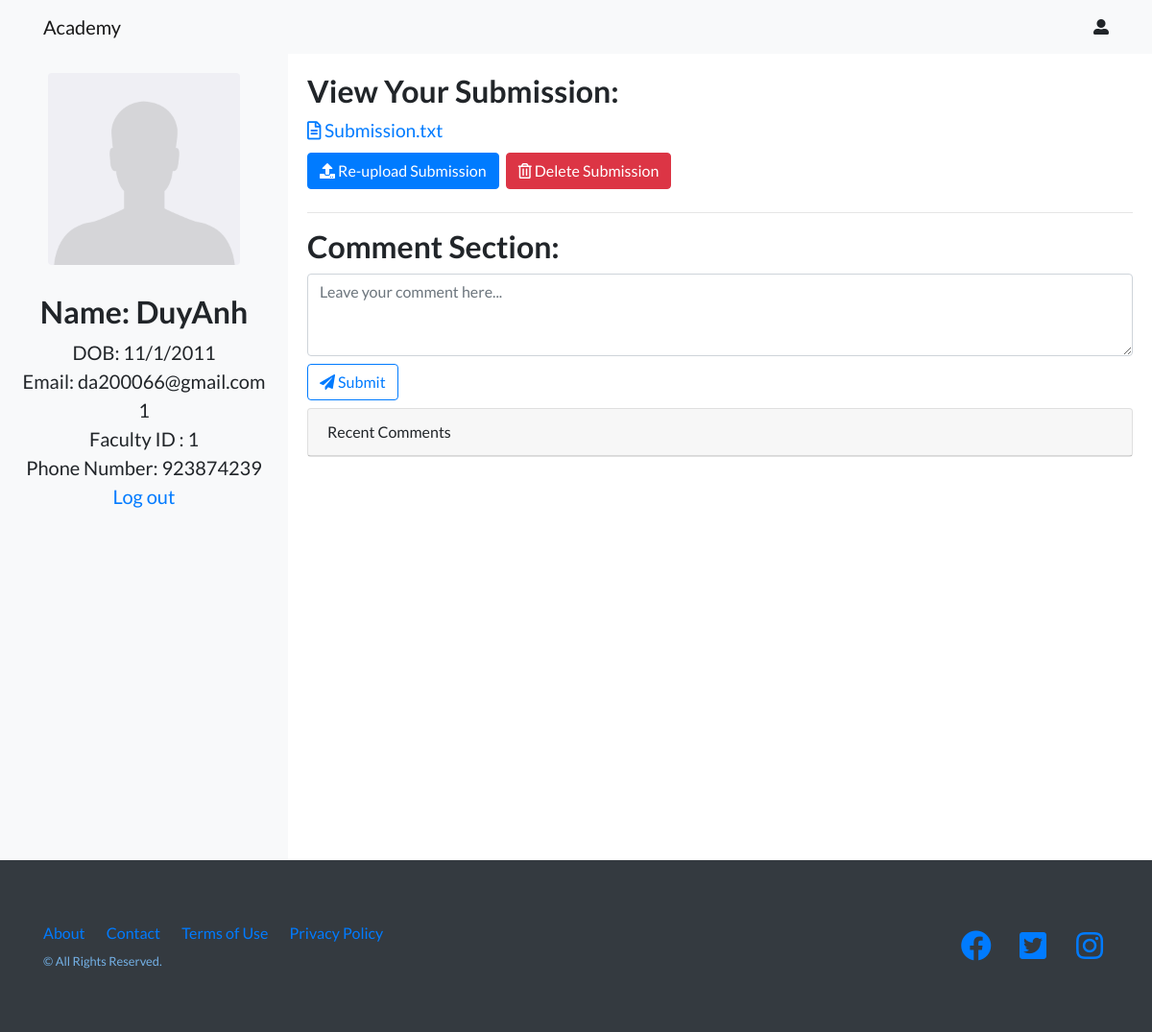
The app's page /submit-student.php (signed in), older data.
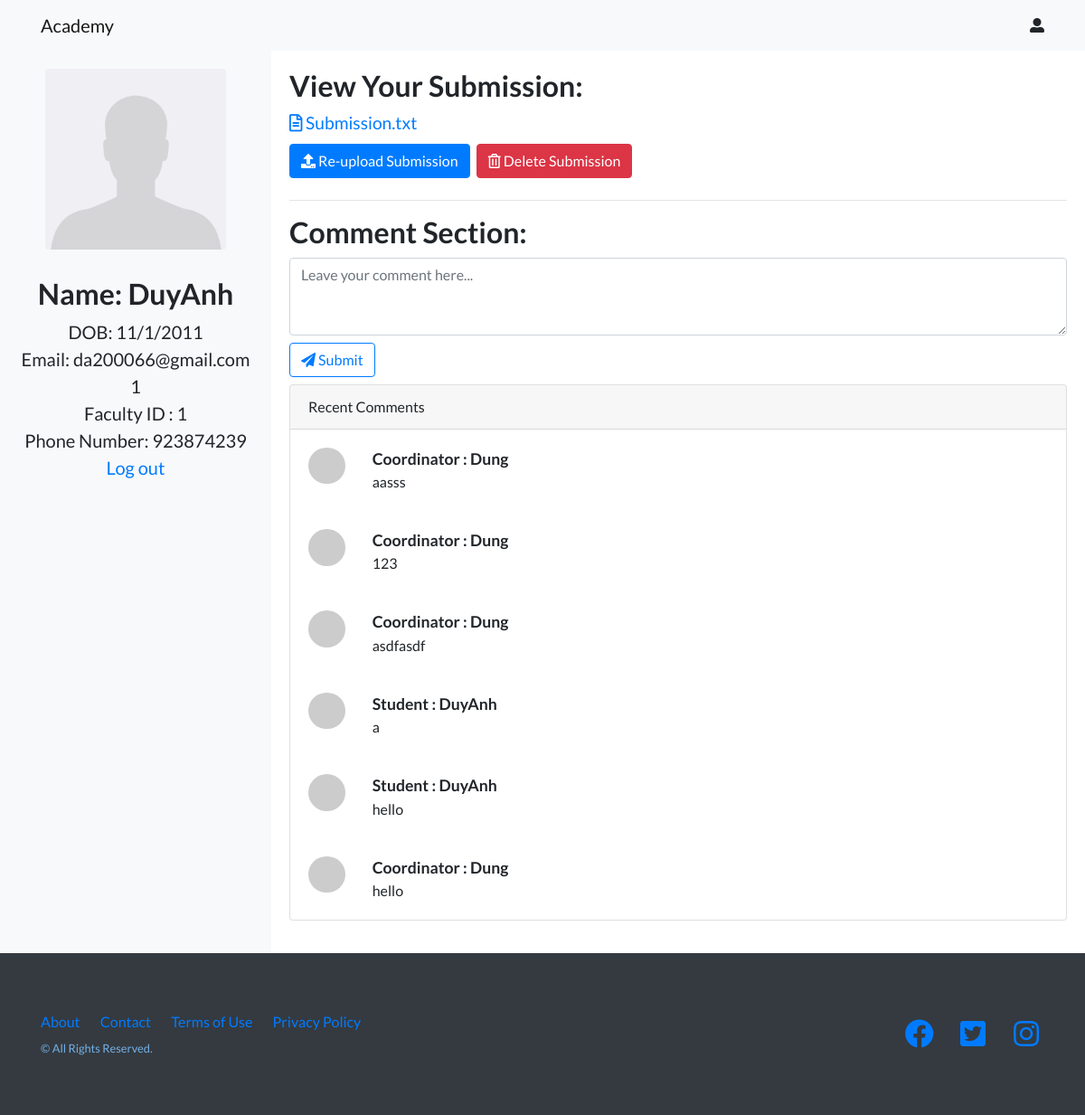
The same page, newer data.
### tables this page shows
CREATE TABLE `comment` (
  `comment_id` int(11) NOT NULL,
  `user_id` int(11) NOT NULL,
  `post_id` int(11) NOT NULL,
  `comment_content` varchar(50) NOT NULL,
  `time` datetime NOT NULL
);

CREATE TABLE `user` (
  `user_id` int(11) NOT NULL,
  `faculty_id` int(11) NOT NULL,
  `username` varchar(20) NOT NULL,
  `password` varchar(20) NOT NULL,
  `user_role` varchar(20) NOT NULL,
  `user_email` varchar(40) NOT NULL
);

### submit-student.php (the view, shortened to what the changed rows need)
<?php
    include("DatabaseConfig/dbConfig.php");
    if(!isset($_SESSION['id'])){
        echo "<script>window.open('login.php','_self')</script>";
    }else{
        $student_session = $_SESSION['id'];
        $get_student = "select * from user where username = '$student_session'";
        $run_student = mysqli_query($conn,$get_student);
        $row_student = mysqli_fetch_array($run_student);
        $student_name = $row_student['username'];
        $student_id = $row_student['user_id'];
        $get_post = "select * from post where user_id = '$student_id'";
        $run_post = mysqli_query($conn,$get_post);
        $row_post = mysqli_fetch_array($run_post);
        $post_id = $row_post['post_id'];
?>
<!DOCTYPE html>
<html lang="en">
<head>
    <link href="vendor/bootstrap/css/bootstrap.min.css" rel="stylesheet">
    <link href="vendor/fontawesome-free/css/all.min.css" rel="stylesheet">
    <link href="vendor/simple-line-icons/css/simple-line-icons.css" rel="stylesheet" type="text/css">
    <link href="css/landing-page.css" rel="stylesheet">
    <link rel="stylesheet" href="css/style.css">
</head>
<body>
    <div class="grid-container">
        <div class="sidebar">
            <div class="text-center">
                <h2><?php echo"Name: ",$student_name ?></h2>
            </div>
        </div>
        <div class="content">
            <div class="content-stuff">
                <h2>View Your Submission:</h2>
                <br>
            </div>
            <div class="comment-section">
                <h2>Comment Section:</h2>
                <div class="form-group">
                    <div class="card">
                        <?php
                            $get_comment = "select * from comment where post_id = '$post_id' ";
                            $run_comment = mysqli_query($conn,$get_comment);
                            while($row_comment = mysqli_fetch_array($run_comment)){
                              $user_id = $row_comment['user_id'];
                              $get_user = "select * from user where user_id = '$user_id'";
                              $run_user = mysqli_query($conn,$get_user);
                              $row_user = mysqli_fetch_array($run_user);
                              $user_name = $row_user['username'];
                              $user_role = $row_user['user_role'];
                              $comment = $row_comment['comment_content'];
                        ?>
                        <div class="card-body">
                            <div class="row">
                                <div class="col-1"><img src="http://placehold.it/80" class="rounded-circle img-fluid"
                                        alt="" /></div>
                                <div class="col-11">
                                    <div class="font-weight-bold cmt-header"><?php echo $user_role, " : ", $user_name ?></div>
                                    <div><?php echo $comment ?></div>
                                </div>
                            </div>
                        </div>
                    <?php } ?>
                    </div>
                    </div>
                </div>
            </div>
        </div>
</body>
</html>
<?php } ?>

Row changes from the older to the newer data that the page shows:
added comment: user.user_role "Coordinator", user.username "Dung", comment_content "aasss"
added comment: user.user_role "Coordinator", user.username "Dung", comment_content "123"
added comment: user.user_role "Coordinator", user.username "Dung", comment_content "asdfasdf"
added comment: user.user_role "Student", user.username "DuyAnh", comment_content "a"
added comment: user.user_role "Student", user.username "DuyAnh", comment_content "hello"
added comment: user.user_role "Coordinator", user.username "Dung", comment_content "hello"
